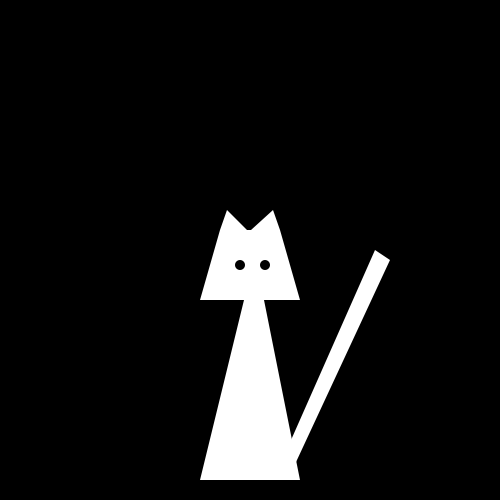
Frame 1 (no input)
Frame 60 (the mouse pressed at the canvas centre just before this capture): identical to frame 1, image omitted
Frame 120 (the mouse held since frame 60 and released just before this capture): identical to frame 1, image omitted

The Processing sketch that drew this single still picture (run headless with seeded random() and noise(); from frame 60 on, the mouse is pressed at the canvas centre):

// Processing sketch: processing_16225
// ── processing_16225.pde

void setup(){
  size(500,500);

}

void draw(){
  noStroke();
  background(0);
  fill(255);
  smooth() ;
   quad(220, 230, 200, 300, 300, 300, 280, 230);
   triangle(255, 255, 200, 480, 300, 480);
   triangle(227, 210, 220, 230, 247, 230);   
   triangle(273, 210, 251, 230, 280, 230);
   fill(0);
   ellipse(240,265,10,10);
   ellipse(265,265,10,10);
fill(255);
quad(375,250,280,465,290,475,390,260);

}
